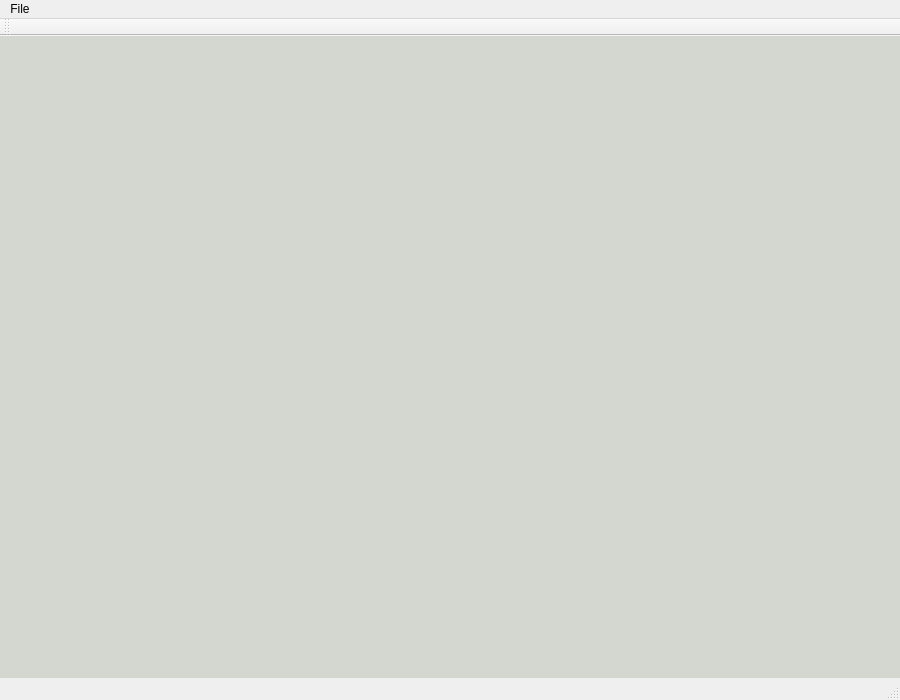
<?xml version="1.0" encoding="UTF-8"?>
<ui version="4.0">
 <class>MainWindow</class>
 <widget class="QMainWindow" name="MainWindow">
  <property name="geometry">
   <rect>
    <x>0</x>
    <y>0</y>
    <width>900</width>
    <height>700</height>
   </rect>
  </property>
  <property name="windowTitle">
   <string>MainWindow</string>
  </property>
  <widget class="QWidget" name="centralWidget">
   <widget class="QWidget" name="widget" native="true">
    <property name="geometry">
     <rect>
      <x>0</x>
      <y>0</y>
      <width>900</width>
      <height>660</height>
     </rect>
    </property>
    <property name="styleSheet">
     <string notr="true">background-color: rgb(211, 215, 207);</string>
    </property>
   </widget>
  </widget>
  <widget class="QMenuBar" name="menuBar">
   <property name="geometry">
    <rect>
     <x>0</x>
     <y>0</y>
     <width>900</width>
     <height>22</height>
    </rect>
   </property>
   <widget class="QMenu" name="menuFile">
    <property name="title">
     <string>File</string>
    </property>
    <addaction name="actionSave"/>
   </widget>
   <addaction name="menuFile"/>
  </widget>
  <widget class="QToolBar" name="mainToolBar">
   <attribute name="toolBarArea">
    <enum>TopToolBarArea</enum>
   </attribute>
   <attribute name="toolBarBreak">
    <bool>false</bool>
   </attribute>
  </widget>
  <widget class="QStatusBar" name="statusBar"/>
  <action name="actionSave">
   <property name="text">
    <string>Save</string>
   </property>
  </action>
 </widget>
 <layoutdefault spacing="6" margin="11"/>
 <resources/>
 <connections/>
</ui>
